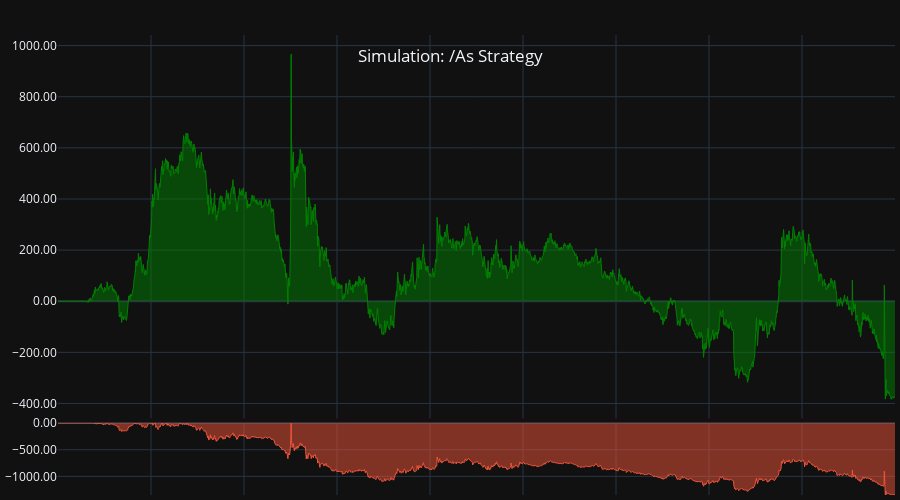
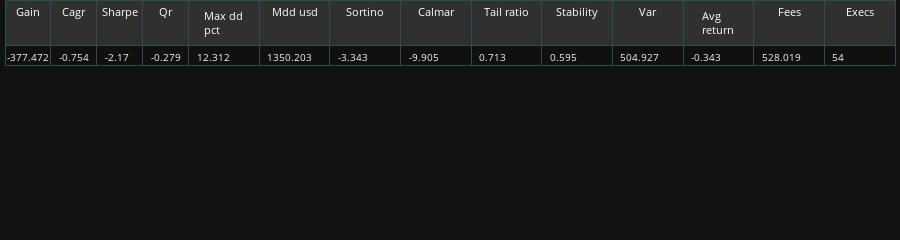

The cell these charts' notebook holds for them, in order:
### Code cell
tearsheet(rep, False)

### Figure 1 — Plotly figure (JSON) as saved in the notebook; plotly's stock layout.template omitted (floating-point values rounded to 4 significant figures; data arrays with more than 128 entries replaced by an {"elided": "..."} marker saying what was removed)
{"data": [{"fill": "tozeroy", "line": {"color": "green", "width": 1}, "mode": "lines", "name": "Total_PnL", "type": "scatter", "uid": "bd485a01-302e-40b4-9285-f4d31f56edb3", "x": {"elided": "2593 str values"}, "xaxis": "x", "y": {"elided": "2593 float values"}, "yaxis": "y"}, {"fill": "tozeroy", "line": {"width": 1}, "mode": "lines", "name": "Drawdown_1", "type": "scatter", "uid": "27441212-2ec6-4627-add4-f7210609aceb", "x": {"elided": "2593 str values"}, "xaxis": "x", "y": {"elided": "2593 float values"}, "yaxis": "y2"}], "layout": {"dragmode": "zoom", "height": 500, "hoverdistance": 1000, "hovermode": "x unified", "margin": {"b": 5, "l": 5, "r": 5, "t": 35}, "modebar": {"add": ["drawline", "drawopenpath", "drawrect", "eraseshape"]}, "newshape": {"line": {"color": "yellow", "width": 1}}, "showlegend": false, "title": {"text": " Simulation: /As Strategy", "x": 0.5, "xanchor": "center", "y": 0.9, "yanchor": "top"}, "xaxis": {"anchor": "y", "domain": [0, 1], "hoverformat": "%d-%b-%y %H:%M", "matches": "x2", "rangeslider": {"visible": false}, "showspikes": true, "showticklabels": false, "spikecolor": "#306020", "spikedash": "dot", "spikemode": "across", "spikesnap": "cursor", "spikethickness": 1}, "xaxis2": {"anchor": "y2", "domain": [0, 1], "showspikes": true, "spikecolor": "#306020", "spikedash": "dot", "spikemode": "across", "spikesnap": "cursor", "spikethickness": 1}, "yaxis": {"anchor": "x", "domain": [0.1663, 1], "hoverformat": ".2f", "spikecolor": "#306020", "spikesnap": "cursor", "spikethickness": 1, "tickformat": ".2f"}, "yaxis2": {"anchor": "x2", "domain": [0, 0.1563], "range": [-1350.0, 0], "spikecolor": "#306020", "spikesnap": "cursor", "spikethickness": 1, "tickformat": ".2f"}}}

### Figure 2 — Plotly figure (JSON) as saved in the notebook; plotly's stock layout.template omitted (floating-point values rounded to 4 significant figures)
{"data": [{"cells": {"align": ["center", "left"], "fill": {"color": "#101010"}, "font": {"size": 10}, "line": {"color": "darkslategray"}, "values": [-377.5, -0.754, -2.17, -0.279, 12.31, 1350.0, -3.343, -9.905, 0.713, 0.595, 504.9, -0.343, 528.0, 54]}, "columnwidth": [130, 130, 130, 130, 200], "header": {"fill": {"color": "#303030"}, "font": {"color": "white", "size": 11}, "line": {"color": "darkslategray"}, "values": ["Gain", "Cagr", "Sharpe", "Qr", "Max dd pct", "Mdd usd", "Sortino", "Calmar", "Tail ratio", "Stability", "Var", "Avg return", "Fees", "Execs"]}, "type": "table", "uid": "749f0541-d6bc-491d-9f72-51fadf0a7105"}], "layout": {"height": 80, "margin": {"b": 1, "l": 5, "r": 5, "t": 0}}}
